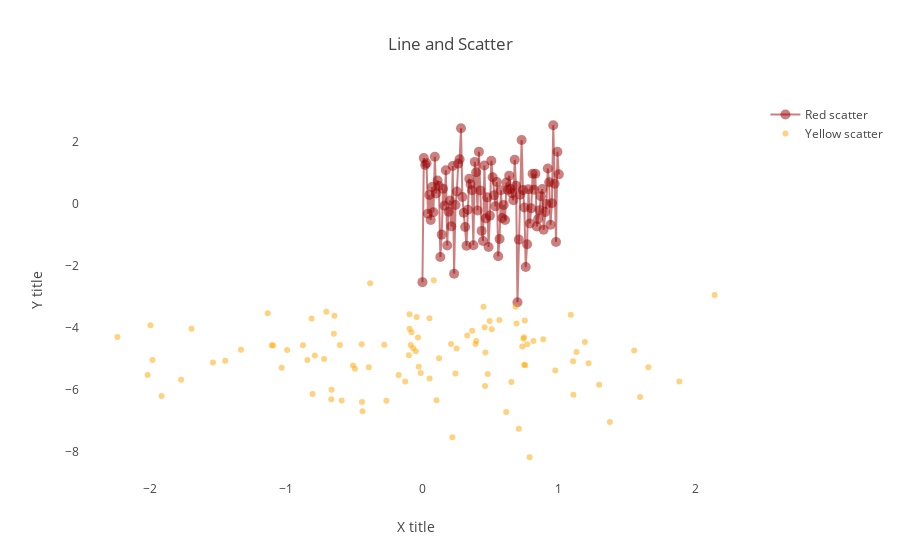

Notebook cell for this chart:
### Markdown cell above
## Line with Scatter

### Code cell
trace_1 = go.Scatter(x = monotone_x,y = random_y,mode = 'markers+lines',name = "Red scatter",
                     marker = dict(size = 10,color="rgba(152,0,0,0.5)")
                    )

trace_2 = go.Scatter(x = random_x,y = random_y-5,mode = 'markers',name = "Yellow scatter",
                     marker = dict(color="rgba(255,165,0,0.5)")
                    )

layout  = dict(title = "Line and Scatter",
               xaxis = dict(title = "X title",showgrid=False,showline=False,zeroline=False),
               yaxis = dict(title = "Y title",showgrid=False,showline=False,zeroline=False)
              )

data = [trace_1, trace_2]
figure = dict(data=data,layout=layout)
iplot(figure)
